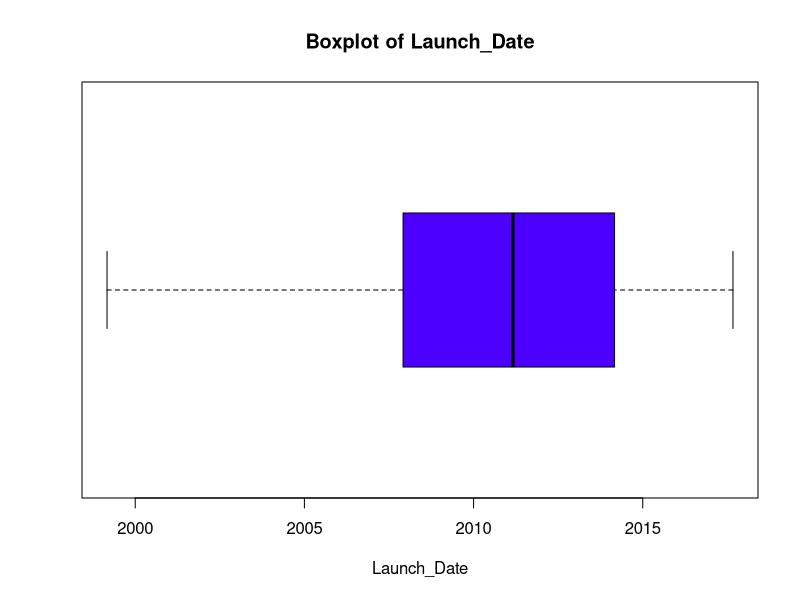
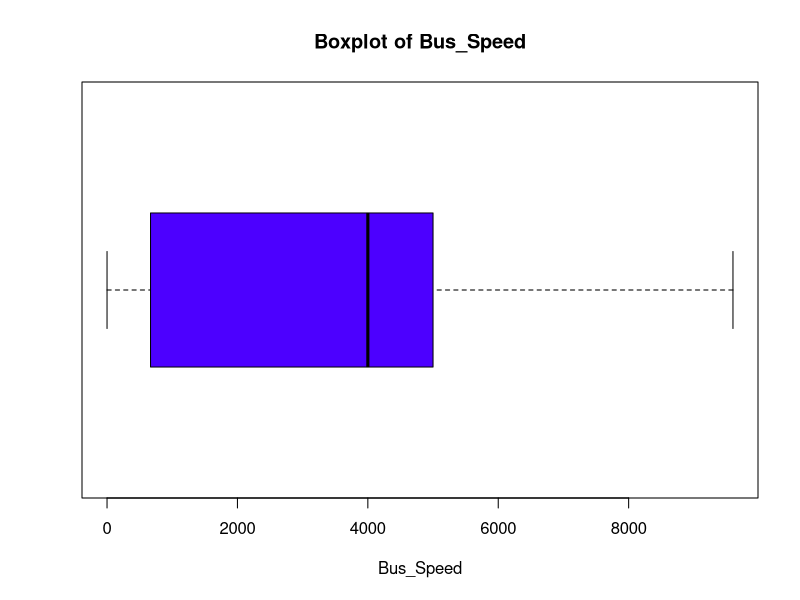
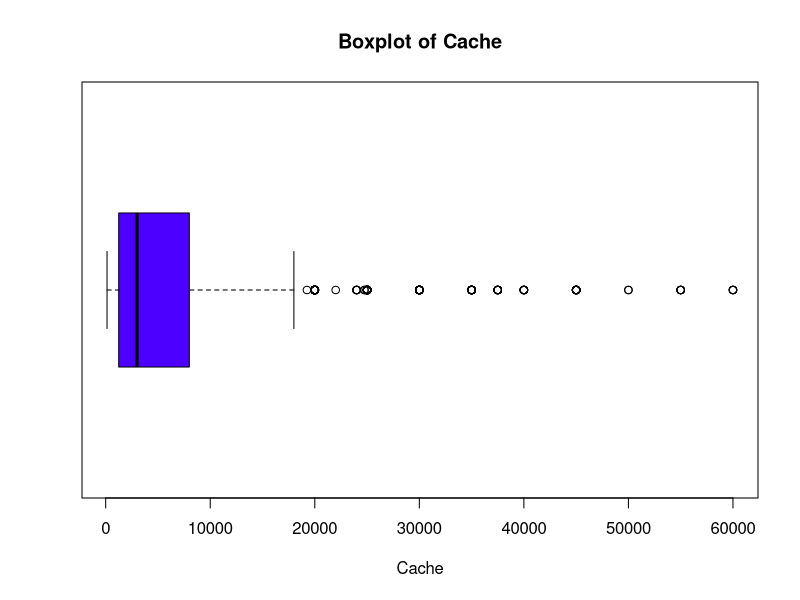
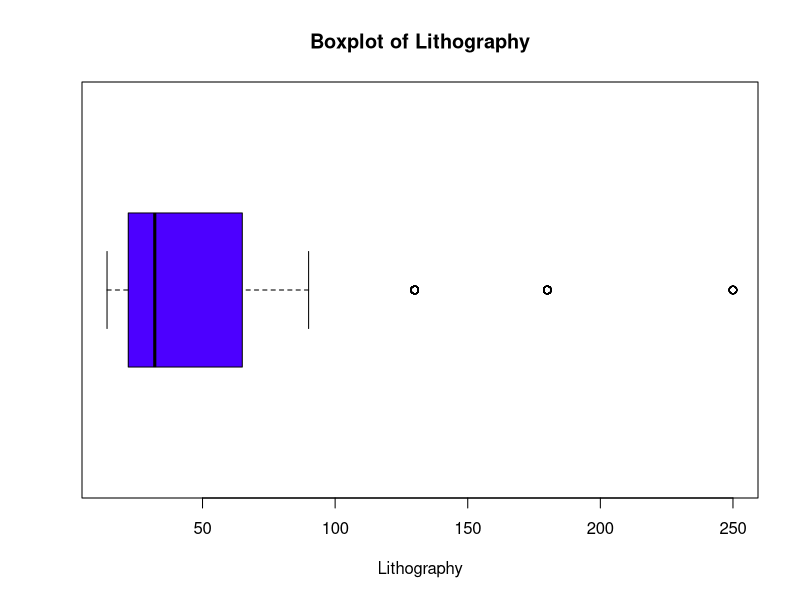
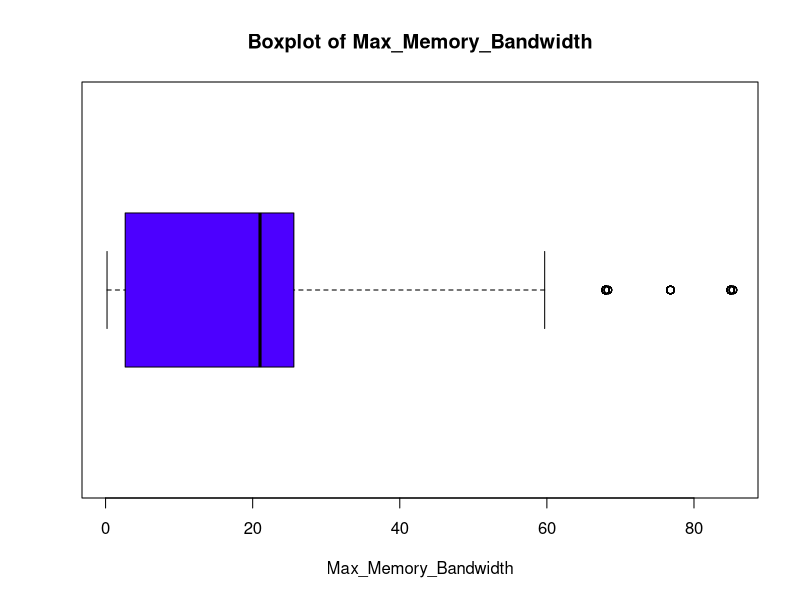
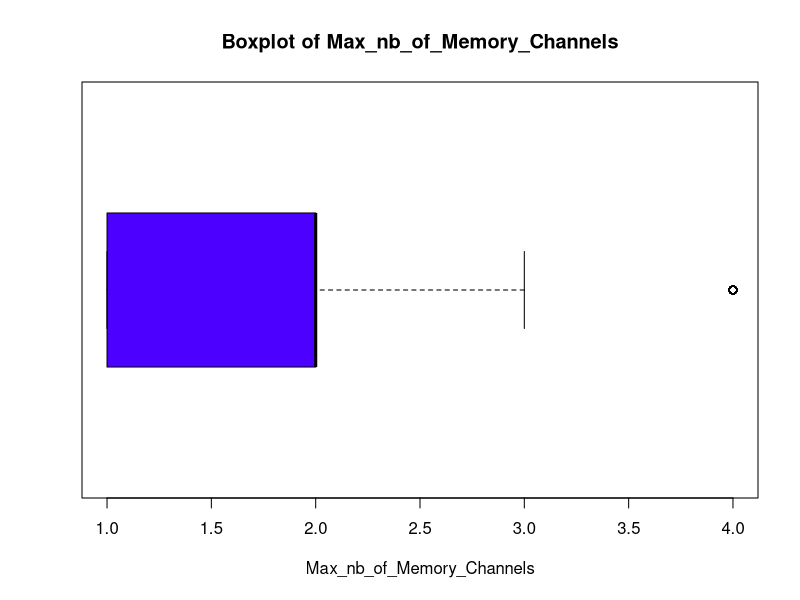
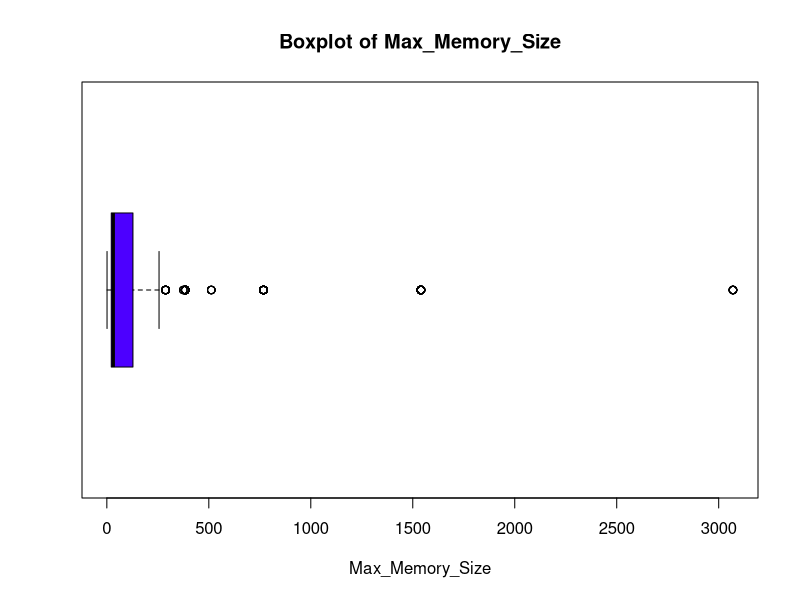
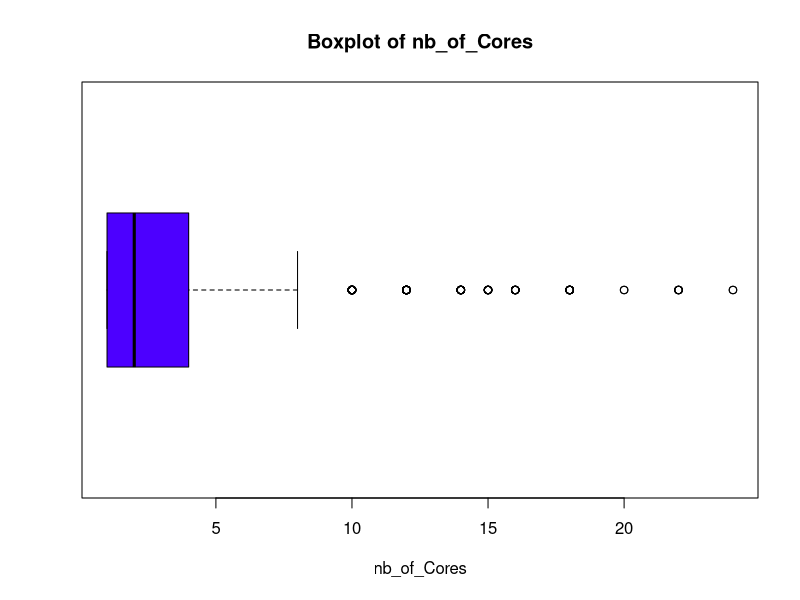

Source code (R) for these figures, in order: (Note: this script raises an error after producing the figures.)
# INSTALL PACKAGE
# install.packages("tidyr")
# install.packages("dplyr")
# install.packages("stringr")
# install.packages("statip")

# ---------------------------
# Includes
library(tidyr)
library(stringr)
library(dplyr)
library(statip)

# ---------------------------
# User Function
# ---------------------------
### CLEAN FUNCTIONS ###
# Brief: Remove "empty" rows from the table
# Arguments: data - table data; column_names - working column
# e.g: new_data <- CleanData_rm(new_data, Product_Collection)
CleanData_rm <- function(data, column_name) {
  data %>% filter( # Loc tat ca cac dong thoa man dieu kien
    # {{ vec }} acts as a placeholder
    # for any column name as arg
    !is.na({{ column_name }}) &
      {{ column_name }} != "N/A" &
      {{ column_name }} != ""
  )
}
# Brief: Fill the missing values by average values
# Arguments: data - table data; column_name - working column
# e.g: new_data <- CleanData_f_avr(new_data, Product_Collection)
CleanData_f_avr <- function(data, column_name) {
  data %>%
    mutate({{ column_name }} := ifelse(
      {{ column_name }} %in% c(NA, "N/A", ""),
      # na.rm: Skip the NA value in column_name
      {{ column_name }} %>%
        get_num() %>%
        mean(na.rm = TRUE),
      # else do nothing
      {{ column_name }}
    ))
}
# Brief: Fill the missing values by same Sample_Vector name
# Arguments: data - table data; column_names - working column;
#             sample_column_name - column to fill based on same value
# e.g: new_data <- CleanData_f_name(new_data, Cache, Product_Collection)
CleanData_f_name <- function(data, column_name, sample_column_name) {
  data %>%
    # groups the data frame by the sample column.
    group_by({{ sample_column_name }}) %>%
    mutate({{ column_name }} := ifelse(
      {{ column_name }} %in% c(NA, "N/A", ""),
      # Replace NA values with the first non-NA value from
      # the sample column.
      first({{ column_name }}[
        !is.na({{ column_name }}) &
          {{ column_name }} != "N/A" &
          {{ column_name }} != ""
      ]),
      # else just keep its value
      {{ column_name }}
    )) %>%
    ungroup()
}
# Brief: Fill the missing values by average of Sample_Vector name
# Arguments: data - table data; column_names - working column;
#             sample_column_name - column to fill based on same value
# e.g: new_data <- CleanData_f_name_avr(new_data, Cache, Product_Collection)
CleanData_f_name_avr <- function(data, column_name, sample_column_name) {
  data %>%
    # groups the data frame by the sample column.
    group_by({{ sample_column_name }}) %>%
    mutate({{ column_name }} := ifelse(
      {{ column_name }} %in% c(NA, "N/A", ""),
      # Replace NA values with the first non-NA value from
      # the sample column.
      {{ column_name }} %>%
        get_num() %>%
        mean(na.rm = TRUE),
      # else just keep its value
      {{ column_name }}
    )) %>%
    ungroup()
}
#-----------------
# Brief: Fill the missing values by the most repeated value
#         of Sample_Vector name
# Arguments: data - table data; column_names - working column;
#             sample_column_name - column to fill based on same value
# e.g: new_data <- CleanData_f_name_mod(new_data, Cache, Product_Collection)
CleanData_f_name_mod <- function(data, column_name, sample_column_name) {
  data %>%
    # groups the data frame by the sample column.
    group_by({{ sample_column_name }}) %>%
    mutate({{ column_name }} := ifelse(
      {{ column_name }} %in% c(NA, "N/A", ""),
      {{ column_name }} %>%
        get_num() %>%
        mfv1(na_rm = TRUE),
      {{ column_name }}
    )) %>%
    ungroup()
}
#-----------------
### OUTLIER ###
# Define: an outlier if it is 1.5 times the interquartile range greater than the
# third quartile (Q3) or 1.5 times the interquartile range less than the first
# quartile (Q1).
# Brief: Find the outlier of the data
# Arguments: data - data table
#             column_name - access data column name
# e.g: outlier_cache <- outlier_finder(new_data, Cache)
outlier_finder <- function(data, column_name) {
  # Convert into a string
  column_name <- deparse(substitute(column_name))
  # Calc quartile values
  q1 <- quantile(data[[column_name]], 0.25, na.rm = TRUE)
  q3 <- quantile(data[[column_name]], 0.75, na.rm = TRUE)
  iqr <- q3 - q1
  data %>%
    subset(
      data[[column_name]] < (q1 - 1.5 * iqr) |
        data[[column_name]] > (q3 + 1.5 * iqr)
    )
}
### CONVERT FUNCTIONS ###
# Brief: Convert data into number
# Arguments: x - data to convert
# e.g: new_data$col_to_convert <- sapply(new_data$col_to_convert, get_num)
get_num <- function(x) {
  x %>%
    str_extract("[\\d]*[.]?[\\d]+") %>% # Get the first number
    as.numeric(na.rm = TRUE) # covert into number
}
#-----------------
# Brief: Convert data into same unit (Mega)
# Arguments: x - data to convert
# e.g: new_data$col_to_convert <- sapply(new_data$col_to_convert, unit_to_M )
unit_to_M <- function(x) {
  # Check if the input is numeric (why do you use this function)
  if (is.numeric(x)) {
    return(x)
  }
  num <- get_num(x)
  # Determine the conversion factor based on the unit
  unit <- x %>%
    gsub("[0-9. ]", "", .) %>% # remove all number digits
    substr(1, 1) %>% # get the first letter
    toupper() # uppercase the unit
  fac <- switch(unit,
    K = 1 / 1000, # kHz to MHz
    M = 1, # MHz to MHz
    G = 1000, # GHz to MHz
    T = 1000000, # THz to MHz
    1 # Default: MHz
  )
  return(num * fac)
}
SizeMemory <- function(x) {
  if (is.numeric(x)) {
    return(x)
  } else if (grepl("K", x)) {
    y <- 0.000001
  } else if (grepl("M", x)) {
    y <- 0.001
  } else if (grepl("G", x)) {
    y <- 1
  } else if (grepl("T", x)) {
    y <- 1000
  } else {
    y <- 1
  }
  return(y * get_num(x))
}
CacheMapper <- function(x) {
  if (is.numeric(x)) {
    return(x)
  } else if (grepl("K", x)) {
    y <- 1
  } else if (grepl("M", x)) {
    y <- 1000
  } else if (grepl("G", x)) {
    y <- 1000000
  } else if (grepl("T", x)) {
    y <- 1000000000
  } else {
    y <- 1
  }
  return(y * get_num(x))
}
#-----------------
#################################
#       Data Pre-processing
#################################
# ---------------------------
# Read data
data <- read.csv("Data//Intel_CPUs.csv")
# ---------------------------
# Extract data
new_data <- data[, c(
  "Product_Collection",
  "Vertical_Segment",
  "Launch_Date",
  "Bus_Speed",
  "Cache",
  "Lithography",
  "Max_Memory_Bandwidth",
  "Max_nb_of_Memory_Channels",
  "Max_Memory_Size",
  "nb_of_Cores",
  "Processor_Base_Frequency",
  "Recommended_Customer_Price",
  "TDP",
  "DirectX_Support",
  "PCI_Express_Revision"
)]
str(new_data)
# ---------------------------
### PROCESSING MISSING DATA ###
# Count missing data on new data label
missing_data <- new_data %>%
  sapply(
    function(x) {
      sum(
        x %>% is.na() | x %>% sapply(is.null) |
          x %>% sapply(function(x) (x == "" | x == "N/A"))
      )
    }
  ) %>%
  print()
# Count missing data frequency
missing_data_frequency <- missing_data %>%
  `/`(nrow(new_data)) %>%
  print()
# ---------------------------
### Product_Collection ###
new_data$Product_Collection <- gsub("[^a-zA-Z0-9/// ]", "",
  new_data$Product_Collection,
  ignore.case = TRUE
)
# ---------------------------
### Launch_Date ###
years <- as.numeric(gsub("[^0-9]", "", new_data$Launch_Date)) %% 100
quart <- get_num(new_data$Launch_Date)
new_data$Launch_Date <- ifelse(years <= 22, years + 2000, years + 1900) + (3 * quart - 1) / 12
new_data <- CleanData_f_name_mod(new_data, Launch_Date, Product_Collection)

### Bus_Speed ###
# UNIT: MHz
# Transfer per second to MHz
tmp <- separate(new_data,
  col = Bus_Speed,
  into = c("Bus_Speed", "Speed_Unit", "Bus_Type"),
  sep = " ",
  fill = "right"
)
new_data$Bus_Speed <- sapply(new_data$Bus_Speed, unit_to_M)
new_data <- new_data %>%
  CleanData_f_name_mod(Bus_Speed, Product_Collection)

new_data$Max_nb_of_Memory_Channels <- ifelse(tmp$Bus_Type == "FSB",
  1,
  new_data$Max_nb_of_Memory_Channels
)
new_data$Max_Memory_Bandwidth <- ifelse(tmp$Bus_Type == "FSB",
  new_data$Bus_Speed * 4 / 1000,
  new_data$Max_Memory_Bandwidth
)
rm(tmp)
# ---------------------------
### Max_nb_of_Memory_Channels ###
# UNIT: None
new_data <- new_data %>%
  mutate(
    Max_nb_of_Memory_Channels = sapply(Max_nb_of_Memory_Channels, get_num)
  ) %>%
  CleanData_f_name_mod(Max_nb_of_Memory_Channels, Product_Collection) %>%
  CleanData_rm(Max_nb_of_Memory_Channels)
# ---------------------------
### Max Memory Bandwidth ###
# UNIT: GB/s
new_data <- new_data %>%
  mutate(
    Max_Memory_Bandwidth = sapply(Max_Memory_Bandwidth, get_num)
  ) %>%
  CleanData_f_name_mod(Max_Memory_Bandwidth, Product_Collection) %>%
  CleanData_rm(Max_Memory_Bandwidth)
# ---------------------------
### Cache ###
# UNIT: KB
# Transfer per second to KB
new_data$Cache <- sapply(new_data$Cache, CacheMapper)
new_data <- CleanData_f_name_avr(new_data, Cache, Product_Collection)
new_data <- CleanData_rm(new_data, Cache)
# ---------------------------
### Max_Memory_Size ###
# UNIT: GB
# Transfer per second to GB
new_data$Max_Memory_Size <- sapply(new_data$Max_Memory_Size, SizeMemory)
new_data <- CleanData_f_name_avr(new_data, Max_Memory_Size, Product_Collection)
new_data <- CleanData_rm(new_data, Max_Memory_Size)
# ---------------------------
### TDP ###
# UNIT: W
new_data$TDP <- sapply(new_data$TDP, get_num)
new_data <- CleanData_f_name_mod(new_data, TDP, Product_Collection)
new_data <- CleanData_rm(new_data, TDP)
# ---------------------------
### Processor_Base_Frequency ###
# UNIT: GHz
new_data$Processor_Base_Frequency <- sapply(new_data$Processor_Base_Frequency, SizeMemory)
new_data$Processor_Base_Frequency <- round(new_data$Processor_Base_Frequency, digits = 2)
new_data <- CleanData_f_name_mod(new_data, Processor_Base_Frequency, Product_Collection)
# ---------------------------
### PCI_Express_Revision ###
# UNIT: None
new_data <- new_data %>%
  mutate(
    PCI_Express_Revision = sapply(PCI_Express_Revision, get_num)
  ) %>%
  CleanData_f_name_mod(PCI_Express_Revision, Product_Collection)
# ---------------------------
### DirectX_Support ###
# UNIT: None
new_data <- new_data %>%
  mutate(
    DirectX_Support = sapply(DirectX_Support, get_num)
  ) %>%
  CleanData_f_name_mod(DirectX_Support, Product_Collection)
# ---------------------------
# Loc gia tri khong phu hop o cot PCI_Express_Revision va DirectX_Support#
check_PCI_Express_Revision <- function(x) {
  x <- get_num(x)
  return(pmin(pmax(x, 1.0), 6.0))
} # Loc cot PCI_Express_Revision
check_DirectX_Support <- function(x) {
  x <- get_num(x)
  return(pmin(pmax(x, 1.0), 12.2))
} # Loc cot DirectX_Support
new_data <- new_data %>%
  mutate(
    PCI_Express_Revision = sapply(PCI_Express_Revision, check_PCI_Express_Revision),
    PCI_Express_Revision = replace_na(as.character(PCI_Express_Revision), "0"),
    DirectX_Support = sapply(DirectX_Support, check_DirectX_Support),
    DirectX_Support = replace_na(as.character(DirectX_Support), "0")
  ) # Loc va xoa cac gia tri khong phu hop
# ---------------------------
### nb_of_Cores ###
# Do_nothing
# ---------------------------
### Recommended_Customer_Price ###
new_data$Recommended_Customer_Price <- gsub("\\$", "", new_data$Recommended_Customer_Price)
new_data$Recommended_Customer_Price <- ifelse(new_data$Recommended_Customer_Price == "N/A", NA, new_data$Recommended_Customer_Price)
new_data$Recommended_Customer_Price <- sapply(new_data$Recommended_Customer_Price, function(x) {
  sep <- stringr::str_locate(x, "-")[, 1]
  if (is.na(sep)) {
    x
  } else {
    as.character(round(median(as.integer(stringr::str_sub(x, c(1L, sep + 1), c(sep - 1, -1L))))))
  }
})
new_data$Recommended_Customer_Price <- gsub(".00", "", new_data$Recommended_Customer_Price)
new_data$Recommended_Customer_Price <- as.numeric(new_data$Recommended_Customer_Price)

price_medium <- sum(new_data$Recommended_Customer_Price, na.rm = TRUE)
price_medium <- price_medium / 1301
new_data$Recommended_Customer_Price <- tidyr::replace_na(new_data$Recommended_Customer_Price, price_medium)
new_data$Recommended_Customer_Price <- new_data$Recommended_Customer_Price
### Lithography ###
# UNIT: mm
new_data <- new_data %>%
  mutate(
    Lithography = sapply(Lithography, get_num)
  ) %>%
  CleanData_f_name_mod(Lithography, Product_Collection) %>%
  CleanData_rm(Lithography)
# ---------------------------
#################################
#       Descriptive statistics
#################################
# ---------------------------
### Summary statistics ###
#  !Add more specific
summary_stats <- new_data[, c(
  "Launch_Date",
  "Bus_Speed",
  "Cache",
  "Lithography",
  "Max_Memory_Bandwidth",
  "Max_nb_of_Memory_Channels",
  "Max_Memory_Size",
  "nb_of_Cores",
  "Processor_Base_Frequency",
  "Recommended_Customer_Price",
  "TDP"
)]
# !Note that not every vectors has to be summarized
# Calculate the average of each sample
mean <- apply(summary_stats, 2, mean)

# Calculate standard derive (correction)
sd <- apply(summary_stats, 2, sd)

# Calculate quartile scores
q1 <- apply(summary_stats, 2, quantile, probs = 0.25, na.rm = TRUE)
med <- apply(summary_stats, 2, median)
q3 <- apply(summary_stats, 2, quantile, probs = 0.75, na.rm = TRUE)

# Calculate min value
min <- apply(summary_stats, 2, min)

# Calculate max value
max <- apply(summary_stats, 2, max)

# Print results
data.frame(mean, sd, q1, med, q3, min, max) %>% print()
# ---------------------------
### Hist plot ###
# Brief: Create histogram for a given column
# Arguments:  - column_name: working column
#             - name: Name of the column
#             - xlabel: unit of working column
#             - max: maximum value of y axis
# e.g: hist_plot("Bo nho Cache", new_data$Cache, MB, 512)
hist_plot <- function(name, column_name, xlabel, max) {
  hist(column_name,
    main = name,
    xlab = xlabel,
    ylab = "Frequency",
    ylim = c(0, max),
    labels = TRUE,
    breaks = 15,
    col = "lightgreen"
  )
}
# hist_plot("Bo nho Cache", new_data$Cache, "KB", 1500)
# hist_plot("Max_Memory_Size", new_data$Max_Memory_Size, "GB", 2000)
# hist_plot("Bus speed", new_data$Bus_Speed, "MHz", 1500)

### Boxplot ###
for (i in colnames(summary_stats)) {
  boxplot(new_data[[i]],
    xlab = i,
    col = topo.colors(10),
    main = paste("Boxplot of", i),
    horizontal = TRUE
  )
}

for (i in colnames(summary_stats)) {
  if (i != "Launch_Date") {
    boxplot(new_data[[i]] ~ new_data$Launch_Date,
      xlab = "Launch_Date",
      ylab = i,
      col = topo.colors(10),
      main = paste("Boxplot of", i, "with release date")
    )
  }
}

for (i in colnames(summary_stats)) {
  if (i != "Recommended_Customer_Price") {
    boxplot(new_data[[i]] ~ new_data$Recommended_Customer_Price,
      xlab = i,
      ylab = "Recommended Customer Price",
      col = topo.colors(10),
      main = paste("Boxplot of", i, "with recommended price"),
      horizontal = TRUE
    )
  }
}
########################ANOVA#############
      print(name_table <- table(new_data$nb_of_Cores))
new_data_filtered <- new_data[new_data$nb_of_Cores %in% names(name_table[name_table > 50]), ]
print(name_table_filterd <- table(new_data_filtered$nb_of_Cores))
cores_1 <- subset(new_data_filtered, nb_of_Cores == "1")
shapiro.test(cores_1$Recommended_Customer_Price)
cores_2 <- subset(new_data_filtered, nb_of_Cores == "2")
shapiro.test(cores_2$Recommended_Customer_Price)
cores_4 <- subset(new_data_filtered, nb_of_Cores == "4")
shapiro.test(cores_4$Recommended_Customer_Price)
cores_6 <- subset(new_data_filtered, nb_of_Cores == "6")
shapiro.test(cores_6$Recommended_Customer_Price)
cores_8 <- subset(new_data_filtered, nb_of_Cores == "8")
shapiro.test(cores_8$Recommended_Customer_Price)
aov1 <- aov(Recommended_Customer_Price~as.factor(nb_of_Cores), new_data_filtered)
summary(aov1)
TukeyHSD(aov1)
frame()
plot.new()

##Setup and push viewport
vp0 <- viewport(x = .15, y = 0, just = c("left", "bottom"),
                width = .85, height = 1)
pushViewport(vp0)

##Add barplot
par(new = TRUE, fig = gridFIG())
plot(TukeyHSD(aov1), las = 1)
